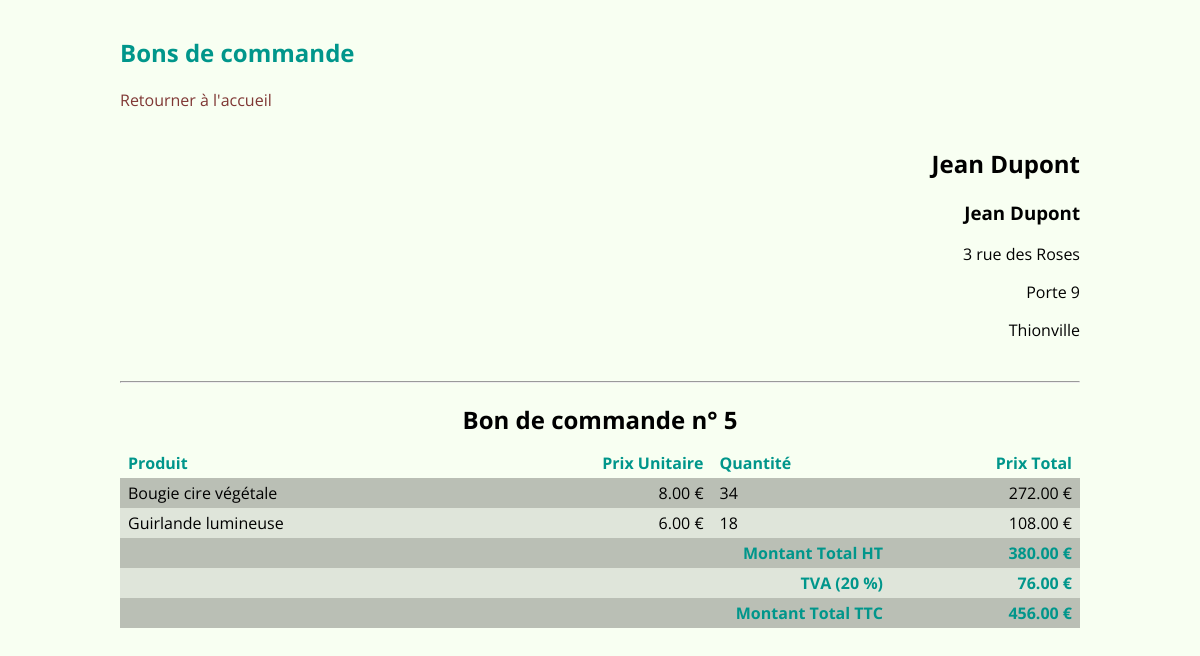
The page /order-form.php?orderNumber=5 on the database its author committed.
### tables this page shows
CREATE TABLE `customers` (
  `customerName` varchar(255) NOT NULL,
  `contactFirstName` text NOT NULL,
  `contactLastName` text NOT NULL,
  `addressLine1` text NOT NULL,
  `addressLine2` text NOT NULL,
  `city` varchar(255) NOT NULL,
  `customerNumber` int(11) NOT NULL
);

CREATE TABLE `orderdetails` (
  `productName` varchar(255) NOT NULL,
  `priceEach` int(11) NOT NULL,
  `quantityOrdered` int(11) NOT NULL,
  `productCode` int(11) NOT NULL,
  `orderLineNumber` int(11) NOT NULL,
  `orderNumber` int(11) NOT NULL
);

### order-form.php (called while the page is built)
<?php
$pdo = new PDO('mysql:host=localhost;dbname=classicmodels', 'root', 'root');
$pdo->exec('SET NAMES UTF8');
$query = $pdo->prepare
(
    'SELECT
        customerName,
        contactFirstName,
        contactLastName,
        addressLine1,
        addressLine2,
        city
     FROM customers
     INNER JOIN orders ON orders.customerNumber = customers.customerNumber
     WHERE orderNumber = ?'
);
$query->execute(array($_GET['orderNumber']));
$customer = $query->fetch(PDO::FETCH_ASSOC);
$query = $pdo->prepare
(
    'SELECT
        productName,
        priceEach,
        quantityOrdered,
        priceEach * quantityOrdered AS totalPrice
     FROM orderdetails
     INNER JOIN products ON products.productCode = orderdetails.productCode
     WHERE orderNumber = ?
     ORDER BY orderLineNumber'
);
$query->execute(array($_GET['orderNumber']));
$orderLines = $query->fetchAll(PDO::FETCH_ASSOC);
$query = $pdo->prepare
(
    'SELECT SUM(priceEach * quantityOrdered) AS totalAmount
     FROM orderdetails
     WHERE orderNumber = ?'
);
$query->execute(array($_GET['orderNumber']));
$result = $query->fetch(PDO::FETCH_ASSOC);
$totalAmount = $result['totalAmount'];
include 'order-form.phtml';

### order-form.phtml (the view, shortened to what this page needs)
<!DOCTYPE html>
<html lang="fr">
<head>
    <link rel="stylesheet" href="order-form.css">
</head>
<body>
    <section>
        <h1>Bons de commande</h1>
        <a href="index.php">Retourner à l'accueil</a>
        <article class="order-form-customer">
            <h2><?= $customer['customerName'] ?></h2>
            <h3><?= $customer['contactFirstName'] ?> <?= $customer['contactLastName'] ?></h3>
            <p><?= $customer['addressLine1'] ?></p>
            <p><?= $customer['addressLine2'] ?></p>
            <p><?= $customer['city'] ?></p>
        </article>
        <hr>
        <table class="standard-table">
            <caption>Bon de commande n° <?= $_GET['orderNumber'] ?></caption>
            <thead>
                <tr>
                    <th>Produit</th>
                    <th class="money-column">Prix Unitaire</th>
                    <th>Quantité</th>
                    <th class="money-column">Prix Total</th>
                </tr>
            </thead>
            <tfoot>
                <tr>
                    <th colspan="3">Montant Total HT</th>
                    <th><?= number_format($totalAmount, 2) ?> €</th>
                </tr>
                <tr>
                    <th colspan="3">TVA (20 %)</th>
                    <th><?= number_format($totalAmount * 0.20, 2) ?> €</th>
                </tr>
                <tr>
                    <th colspan="3">Montant Total TTC</th>
                    <th><?= number_format($totalAmount * 1.20, 2) ?> €</th>
                </tr>
            </tfoot>
            <tbody>
                <?php foreach($orderLines as $orderLine): ?>
                    <tr>
                        <td><?= $orderLine['productName'] ?></td>
                        <td class="money-column"><?= number_format($orderLine['priceEach'], 2) ?> €</td>
                        <td><?= $orderLine['quantityOrdered'] ?></td>
                        <td class="money-column"><?= number_format($orderLine['totalPrice'], 2) ?> €</td>
                    </tr>
                <?php endforeach ?>
            </tbody>
        </table>
    </section>
</body>
</html>

### order-form.css (style rules this page uses)
a { color: #7F3734; text-decoration: none; -webkit-transition: color 0.25s; -o-transition: color 0.25s; transition: color 0.25s; }
body { margin: 0 auto; padding: 1em; min-height: 100%; width: 80%; font-family: 'Open Sans', sans-serif; }
html { height: 100%; background-color: #F8FFF2; }
h1 { color: #00968B; }
.order-form-customer { padding: 1em 0; text-align: right; }
.standard-table { border-collapse: collapse; width: 100%; }
.standard-table caption { padding: 0.5em 0; font-size: 1.5em; font-weight: bold; }
.standard-table tbody tr { -webkit-transition: background-color 0.25s; -o-transition: background-color 0.25s; transition: background-color 0.25s; }
.standard-table tbody tr:nth-child(even), .standard-table tfoot tr:nth-child(even) { background-color: #DFE5DA; }
.standard-table tbody tr:nth-child(odd), .standard-table tfoot tr:nth-child(odd) { background-color: #BABFB5; }
.standard-table td, .standard-table th { padding: 0.25em 0.5em; }
.standard-table th { color: #00968B; }
.standard-table tfoot tr, .standard-table thead tr { text-align: left; }
.standard-table tfoot tr, .standard-table .money-column { text-align: right; }

### rows shown on the page
customers: customerName "Jean Dupont", contactFirstName "Jean", contactLastName "Dupont", addressLine1 "3 rue des Roses", addressLine2 "Porte 9", city "Thionville"
orderdetails: productName "Bougie cire végétale", priceEach "8.00", quantityOrdered "34", totalPrice "272.00"
orderdetails: productName "Guirlande lumineuse", priceEach "6.00", quantityOrdered "18", totalPrice "108.00"

### other values the page prints
$_GET['orderNumber'] "5"
$totalAmount "380.00"
$totalAmount * 0.20 "76.00"
$totalAmount * 1.20 "456.00"
